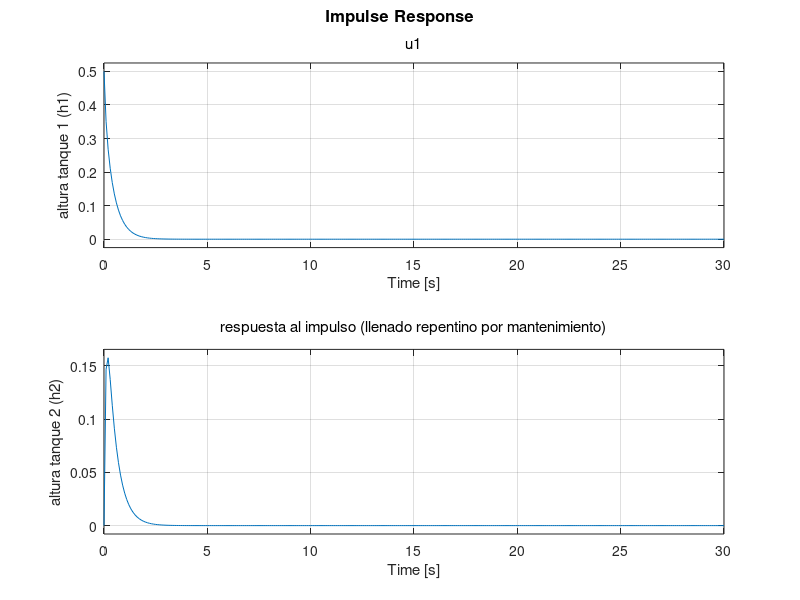
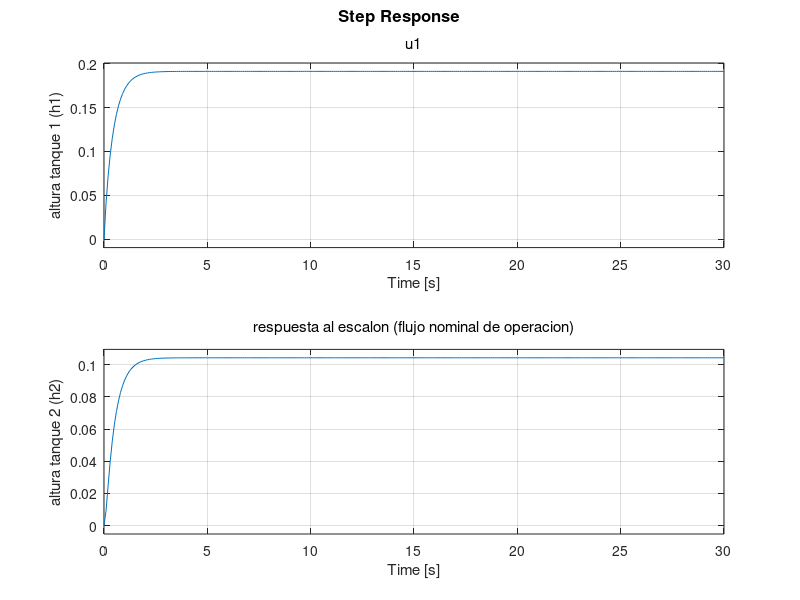
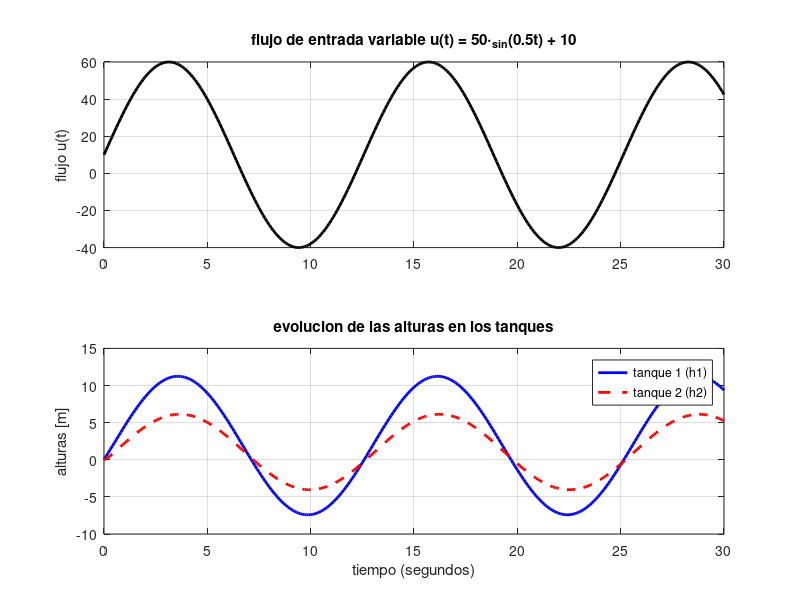
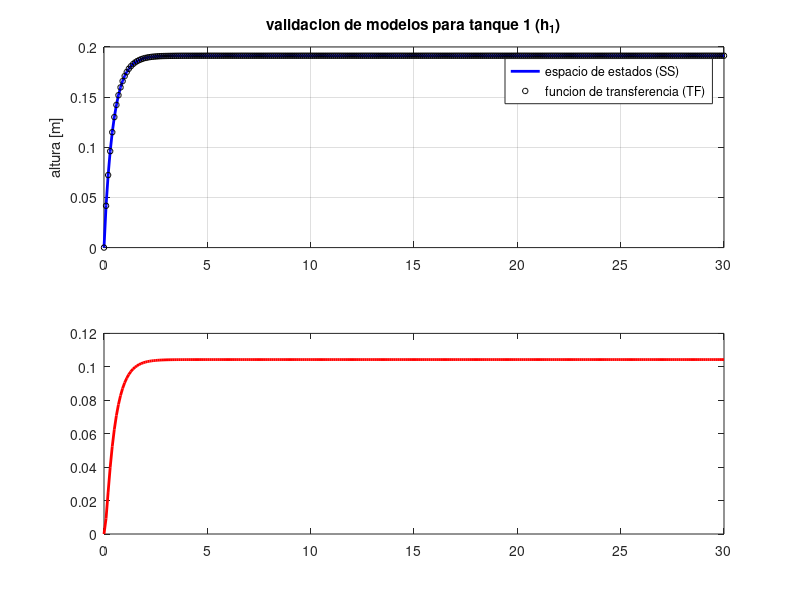

MATLAB code for these plots, in order: (Note: this script raises an error after producing the figures.)

clear; clc; close all;

% 4.1. modelo de estados y simulacion hidraulica

% parametros del sistema
A1 = 2.0;    A2 = 1.0;
Ri1 = 0.5;   Ri2 = 0.25;
Rs1 = 0.4;   Rs2 = 0.2;

% matrices de espacio de estados
% dh1/dt = (1/A1)*u - (1/(A1*Ri1))*h1 + (1/(A1*Ri1))*h2 - (1/(A1*Ri2))*h1 + (1/(A1*Ri2))*h2 - (1/(A1*Rs1))*h1
% dh2/dt = (1/(A2*Ri1))*h1 - (1/(A2*Ri1))*h2 + (1/(A2*Ri2))*h1 - (1/(A2*Ri2))*h2 - (1/(A2*Rs2))*h2

A = [ -(1/Ri1 + 1/Ri2 + 1/Rs1)/A1 ,  (1/Ri1 + 1/Ri2)/A1 ;
       (1/Ri1 + 1/Ri2)/A2         , -(1/Ri1 + 1/Ri2 + 1/Rs2)/A2 ];

B = [1/A1; 
     0];

C = [1, 0;   % Salida 1: h1(t)
     0, 1];  % Salida 2: h2(t)

D = [0; 
     0];

% crear el objeto de espacio de estados
sys_ss = ss(A, B, C, D);
sys_ss.OutputName = {'altura tanque 1 (h1)', 'altura tanque 2 (h2)'};

fprintf('--- matrices del espacio de estados ---\n');
disp('matriz A:'); disp(A);
disp('matriz B:'); disp(B);

%% simulacion temporal

t_sim = 0:0.1:30; % 30 segundos de simulacion

% 1. respuesta al impulso
figure('Name', 'pregunta 2: respuesta al impulso', 'NumberTitle', 'off');
impulse(sys_ss, t_sim);
grid on;
title('respuesta al impulso (llenado repentino por mantenimiento)');

% 2. respuesta al escalon
figure('Name', 'pregunta 2: respuesta al escalon', 'NumberTitle', 'off');
step(sys_ss, t_sim);
grid on;
title('respuesta al escalon (flujo nominal de operacion)');

% 3. respuesta a entrada variable
u_variable = 50 * sin(0.5 * t_sim) + 10; % Asegura u >= 0

[y_var, t_var] = lsim(sys_ss, u_variable, t_sim);

figure('Name', 'pregunta 2: entrada variable', 'NumberTitle', 'off');
subplot(2,1,1);
plot(t_sim, u_variable, 'k', 'LineWidth', 2);
grid on;
title('flujo de entrada variable u(t) = 50\cdot_s_i_n(0.5t) + 10');
ylabel('flujo u(t)');

subplot(2,1,2);
plot(t_var, y_var(:,1), 'b-', 'LineWidth', 2); hold on;
plot(t_var, y_var(:,2), 'r--', 'LineWidth', 2);
grid on;
title('evolucion de las alturas en los tanques');
xlabel('tiempo (segundos)');
ylabel('alturas [m]');
legend('tanque 1 (h1)', 'tanque 2 (h2)');

%% ---------------------------------------------------------
% 4.2. verificacion e integracion
fprintf('\n--- 4.2. verificacion e integracion ---\n');

% transformación de espacio de estados a funcion de transferencia
sys_tf = tf(sys_ss);

disp('funcion de transferencia desde u(t) hacia h1(t):');
disp(sys_tf(1));
disp('funcion de transferencia desde u(t) hacia h2(t):');
disp(sys_tf(2));

% grafo de la comparacion de respuestas al escalon para validacion
[y_ss, ~] = step(sys_ss, t_sim);
[y_tf, ~] = step(sys_tf, t_sim);

figure('Name', 'pregunta 2: verificacion SS vs TF', 'NumberTitle', 'off');
subplot(2,1,1);
plot(t_sim, y_ss(:,1,1), 'b-', 'LineWidth', 2); hold on;
plot(t_sim, y_tf(:,1,1), 'ko', 'MarkerSize', 4);
grid on;
title('validacion de modelos para tanque 1 (h_1)');
ylabel('altura [m]');
legend('espacio de estados (SS)', 'funcion de transferencia (TF)');

subplot(2,1,2);
plot(t_sim, y_ss(:,2,1), 'r-', 'LineWidth', 2); hold on;
plot(t_sim, y_tf(:,1,2), 'ko', 'MarkerSize', 4);
grid on;
title('validacion de modelos para tanque 2 (h_2)');
xlabel('tiempo (segundos)');
ylabel('altura [m]');
legend('espacio de estados (SS)', 'funcion de transferencia (TF)');
